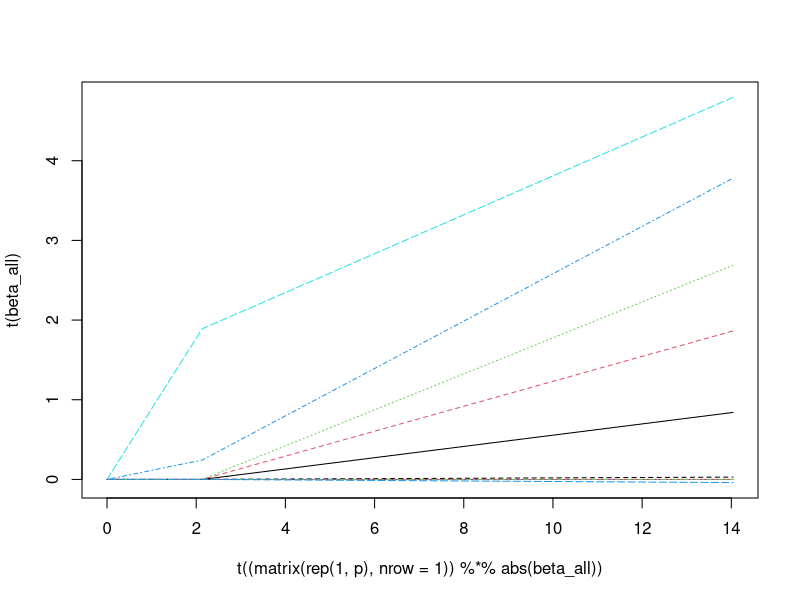

Write R code to recreate this figure.
############################################################# 
## Description: This script implements the lasso
#############################################################

#####################################
##     Lasso solution path         ##
#####################################

myLasso <- function(X, Y, lambda_all){
  
  # Find the lasso solution path for various values of 
  # the regularization parameter lambda.
  # 
  # X: Matrix of explanatory variables.
  # Y: Response vector
  # lambda_all: Vector of regularization parameters. Make sure 
  # to sort lambda_all in decreasing order for efficiency.
  #
  # Returns a matrix containing the lasso solution vector 
  # beta for each regularization parameter.
  
  nIter    <- 100
  p        <- dim(X)[2]
  L        <- length(lambda_all)
  
  beta     <- matrix(rep(0, p), nrow = p)
  beta_all <- matrix(rep(0, p * L), nrow = p)
  R  <- Y
  ss <- rep(0, p)
  for(j in 1:p){
    ss[j] <- sum(X[,j]^2)
  }
  for(l in 1:L){
    lambda <- lambda_all[l]
    for(t in 1:nIter){
      for(j in 1:p){
        db <- sum(R * X[,j]) / ss[j]
        b  <- beta[j] + db
        b  <- sign(b) * max(0, abs(b) - lambda / ss[j])
        db <- b - beta[j]
        R  <- R - X[,j] * db
        beta[j] <- b
      }
    }
    beta_all[,l] <- beta
  }
  
  
  ## Function should output the matrix beta_all, the 
  ## solution to the lasso regression problem for all
  ## the regularization parameters. 
  ## beta_all is (p+1) x length(lambda_all)
  return(beta_all)
  
}


n <- 50
p <- 10
s <- 5
lambda_all <- seq(1000, 10, length.out = 10)
X <- matrix(rnorm(n * p), nrow = n, ncol = p)
Y <- X %*% matrix(c((1:s), rep(0, p-s)), nrow = p) + rnorm(n)
beta_all <- myLasso(X, Y, lambda_all)
par(mfrow=c(1,1))
matplot(t((matrix(rep(1,p), nrow = 1)) %*% abs(beta_all)),
        t(beta_all), type = "l")


